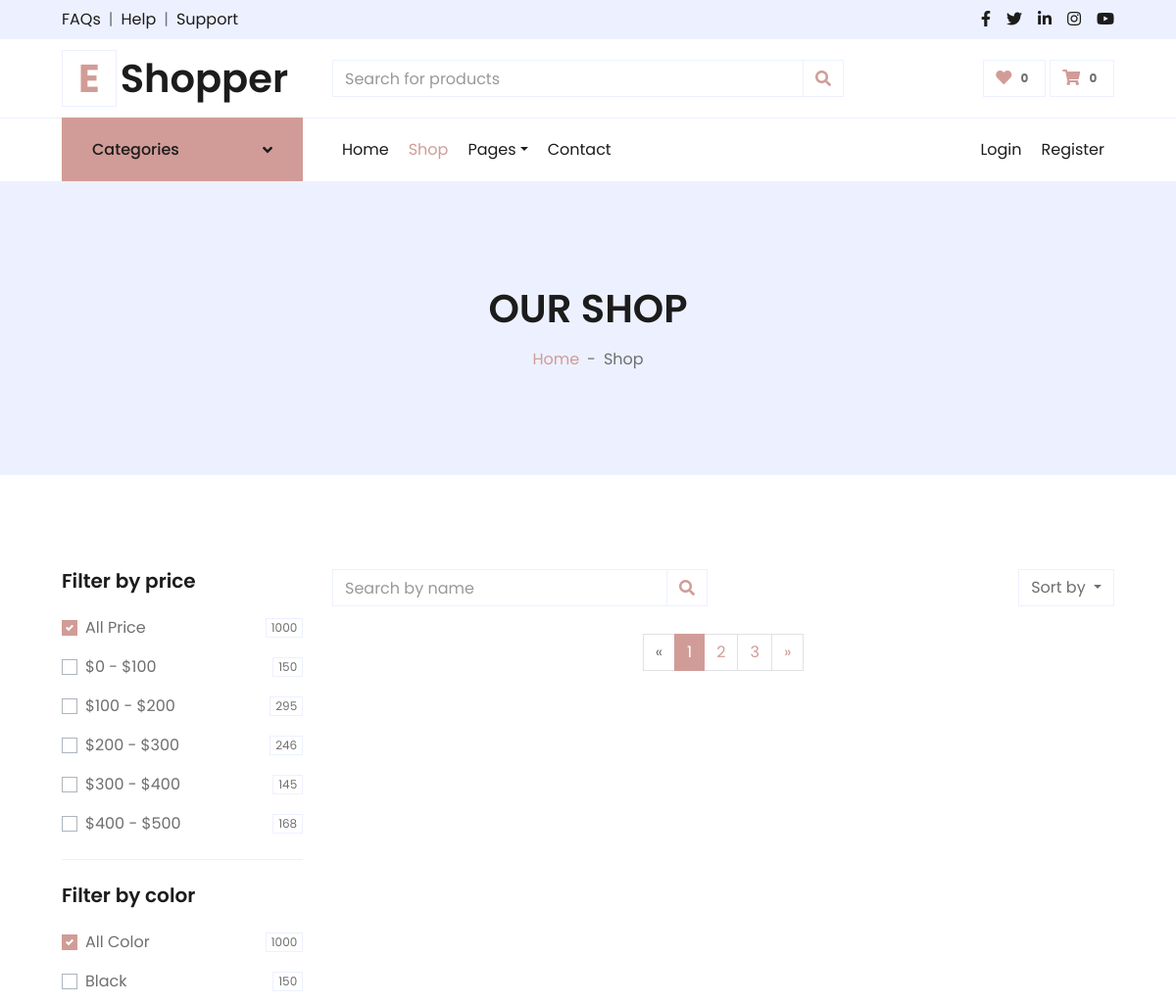
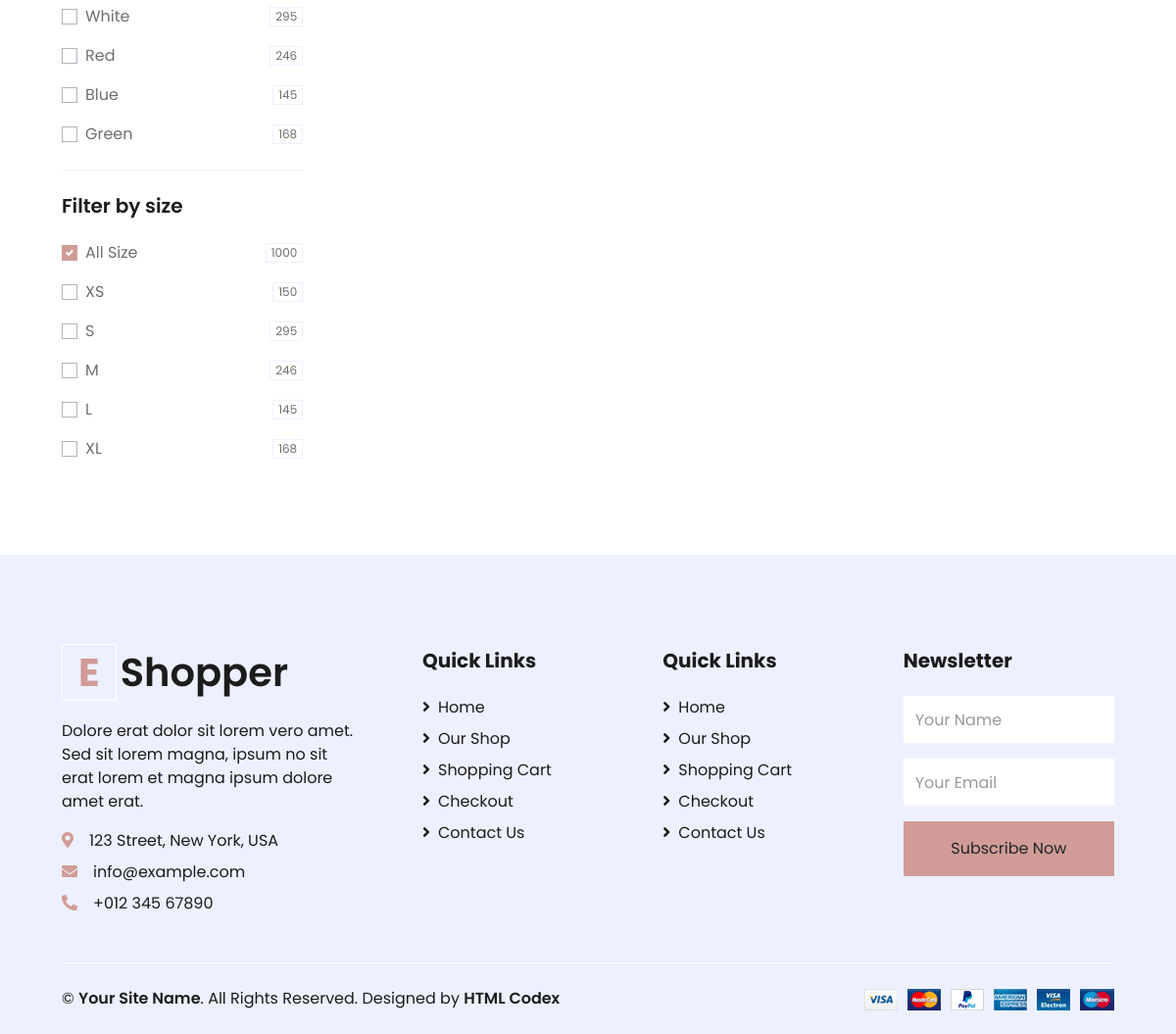
The app's page /shop/latest, older data (2 pictures, top to bottom).
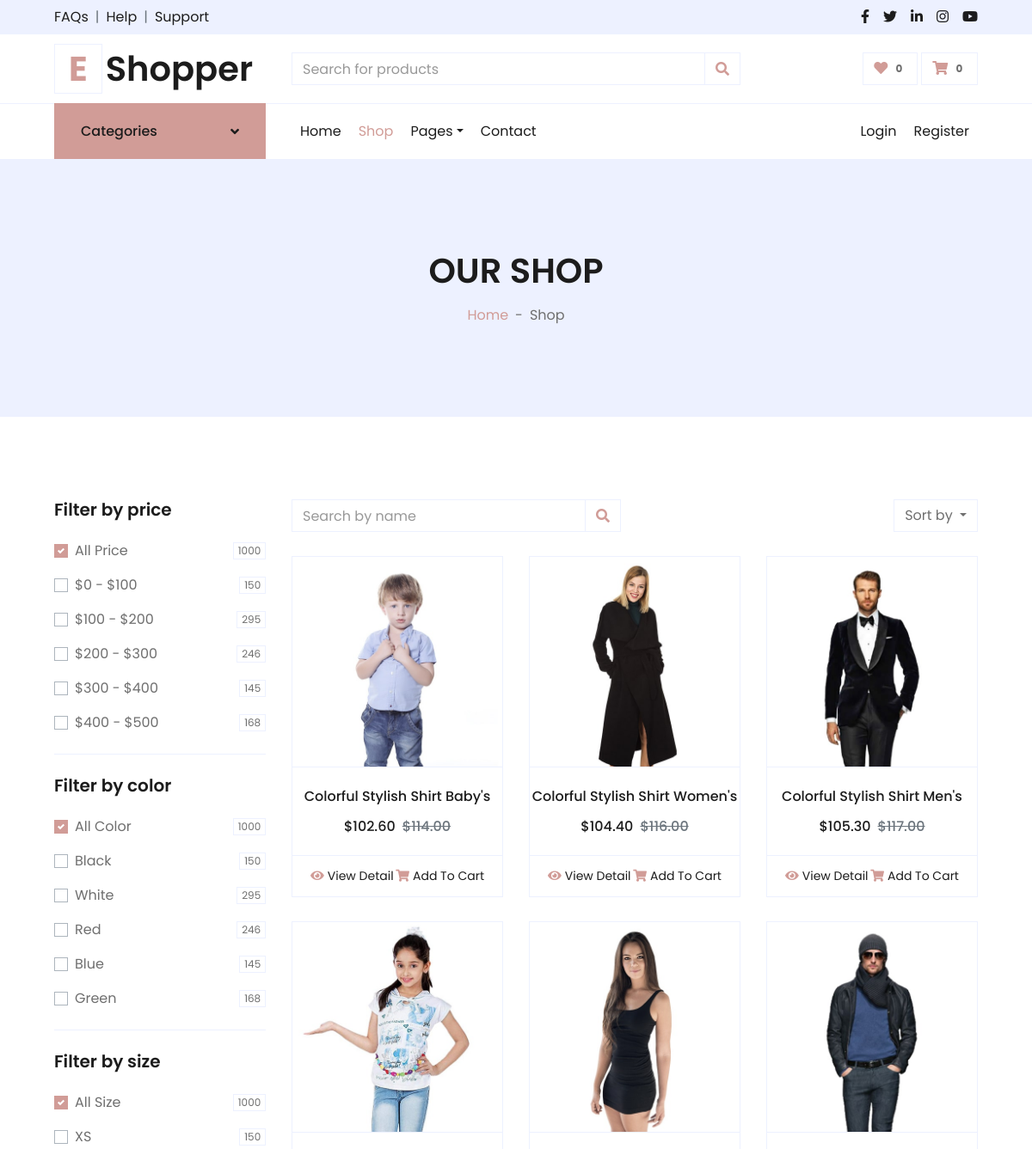
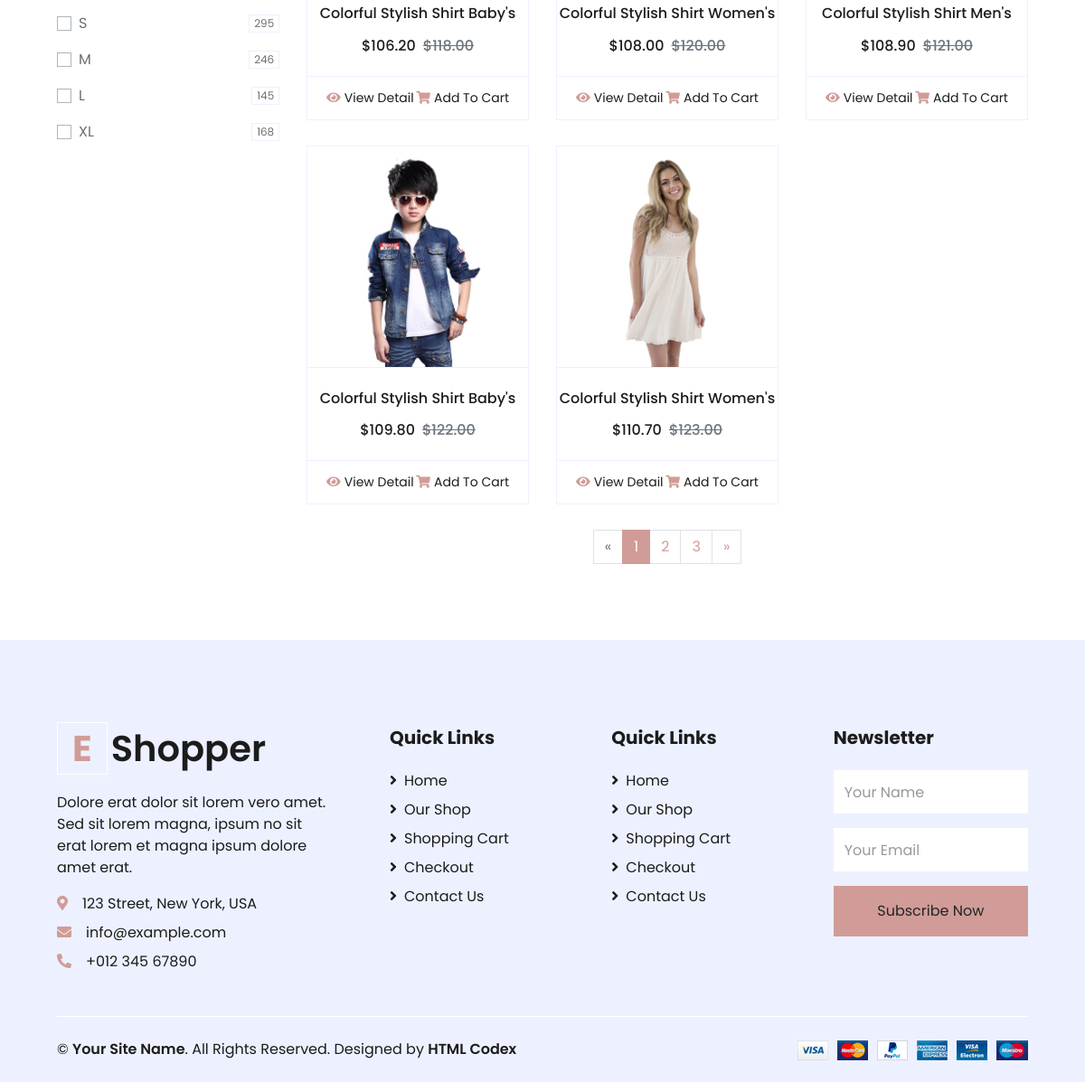
The same page, newer data (2 pictures, top to bottom).
### main/models.py (models this page shows, shortened)
class Product(models.Model):
    size = models.ManyToManyField(Size)
    color = models.ManyToManyField(Color)
    category = models.ForeignKey(SubCategory, on_delete=models.CASCADE , null=True)
    name = models.CharField('Product Name', max_length=254)
    img = models.ImageField('IMG', upload_to='media')
    price = models.DecimalField('Product Price', max_digits=5, decimal_places=2)
    discount = models.DecimalField('Product Discount', max_digits=4, decimal_places=2)
    date_time = models.DateTimeField('DateTime', auto_now=True)
    description = models.TextField('Product Desc')

### main/views.py (the view)
# urls.py: path('shop/latest', ShopPageLatestListView.as_view(), name='latest')
class ShopPageLatestListView(generic.ListView):
    template_name = 'shoplatest.html'
    def get(self, request):
        categories = Category.objects.all()[1:]
        sub_categories_dresses = SubCategory.objects.all()[:3]
        sub_categories = SubCategory.objects.all()
        ourshop = OurShop.objects.get().product.all()
        latest = Product.objects.order_by('-date_time')[:8]
        for product in ourshop:
            product.discount_price = round(product.price * (1 - product.discount / 100), 2)
        for product in latest:
            product.discount_price = round(product.price * (1 - product.discount / 100), 2)
        context = {
            'navbar': 'shop',
            'ourshop': ourshop,
            'categories': categories,
            'sub_categories_dresses': sub_categories_dresses,
            'sub_categories': sub_categories,
            'latest': latest,
        }
        return render(request, self.template_name, context)

### main/templates/shoplatest.html (shortened to what the changed rows need)
{% extends 'base.html' %}
{% block 'header' %}
    <div class="container-fluid bg-secondary mb-5">
        <div class="d-flex flex-column align-items-center justify-content-center" style="min-height: 300px">
            <h1 class="font-weight-semi-bold text-uppercase mb-3">Our Shop</h1>
        </div>
    </div>
{% endblock %}
{% block 'content' %}
    <div class="container-fluid pt-5">
        <div class="row px-xl-5">
            <div class="col-lg-9 col-md-12">
                <div class="row pb-3">
                    {% for product in latest %}
                    <div class="col-lg-4 col-md-6 col-sm-12 pb-1">
                        <div class="card product-item border-0 mb-4">
                            <div class="card-header product-img position-relative overflow-hidden bg-transparent border p-0">
                                <img class="img-fluid w-100" src="{{ product.img.url }}" alt="">
                            </div>
                            <div class="card-body border-left border-right text-center p-0 pt-4 pb-3">
                                <h6 class="text-truncate mb-3">{{ product.name }}</h6>
                                <div class="d-flex justify-content-center">
                                    <h6>${{ product.discount_price }}</h6><h6 class="text-muted ml-2"><del>${{ product.price }}</del></h6>
                                </div>
                            </div>
                            <div class="card-footer d-flex justify-content-between bg-light border">
                                <a href="{% url 'product' product.id %}" class="btn btn-sm text-dark p-0"><i class="fas fa-eye text-primary mr-1"></i>View Detail</a>
                                <a href="{% url 'cart' %}" class="btn btn-sm text-dark p-0"><i class="fas fa-shopping-cart text-primary mr-1"></i>Add To Cart</a>
                            </div>
                        </div>
                    </div>
                    {% endfor %}
                </div>
            </div>
        </div>
    </div>
{% endblock %}

Row changes from the older to the newer data that the page shows:
added Product: img (picture), name "Colorful Stylish Shirt Baby's", discount_price "102.60", price "114.00"
added Product: img (picture), name "Colorful Stylish Shirt Women's", discount_price "104.40", price "116.00"
added Product: img (picture), name "Colorful Stylish Shirt Men's", discount_price "105.30", price "117.00"
added Product: img (picture), name "Colorful Stylish Shirt Baby's", discount_price "106.20", price "118.00"
added Product: img (picture), name "Colorful Stylish Shirt Women's", discount_price "108.00", price "120.00"
added Product: img (picture), name "Colorful Stylish Shirt Men's", discount_price "108.90", price "121.00"
added Product: img (picture), name "Colorful Stylish Shirt Baby's", discount_price "109.80", price "122.00"
added Product: img (picture), name "Colorful Stylish Shirt Women's", discount_price "110.70", price "123.00"
